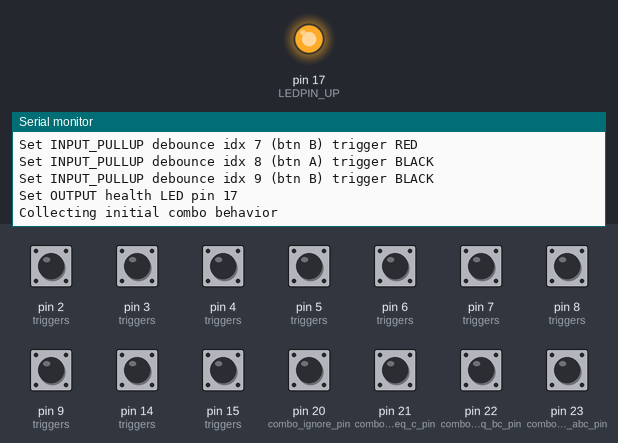
A sketch run on a simulated Arduino Mega 2560, built with avr-gcc and run on an emulated ATmega2560. On the bench: output pins drawn as LEDs (lit = HIGH), the last lines printed to the serial monitor. The inputs (shaded band) are chosen by the test bench; at power-on: pin 2 (triggers), pin 3 (triggers), pin 4 (triggers), pin 5 (triggers), pin 6 (triggers), pin 7 (triggers), pin 8 (triggers), pin 9 (triggers), pin 14 (triggers), pin 15 (triggers), pin 20 (combo_ignore_pin), pin 21 (combo_ab_eq_c_pin), pin 22 (combo_ab_eq_bc_pin), pin 23 (combo_ab_eq_abc_pin) HIGH. No radio packets arrive unless stated.

Above: at 1.2 s.
1.3 s: pin 2 (triggers) pulled LOW for 0.15 s
At 2.5 s:
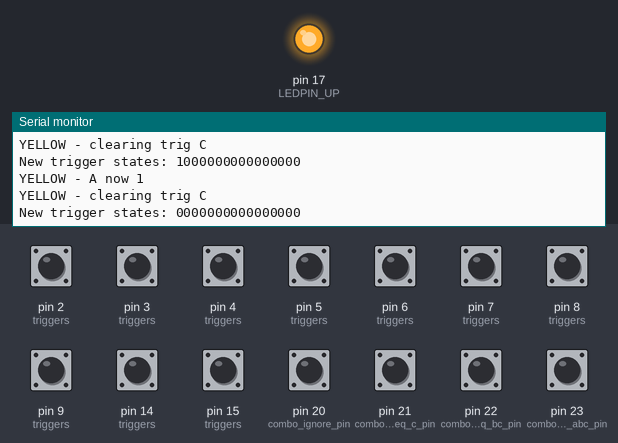
2.9 s: pin 3 (triggers) pulled LOW for 0.15 s
At 3.6 s:
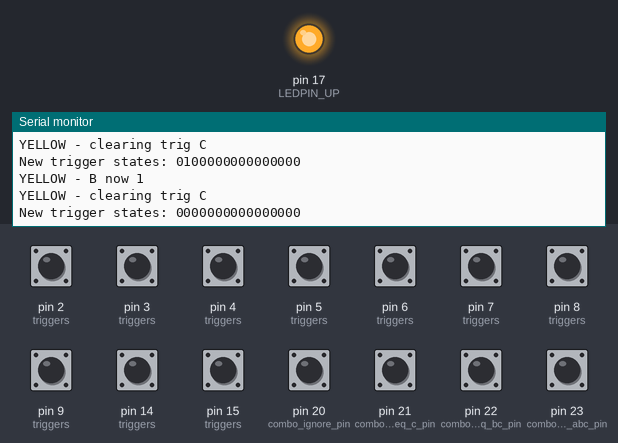
4.5 s: pin 4 (triggers) pulled LOW for 0.15 s
At 5.8 s:
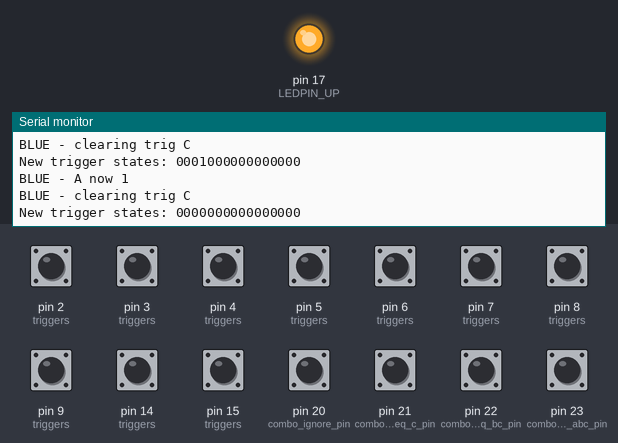
6.1 s: pin 5 (triggers) pulled LOW for 0.15 s
At 7.2 s:
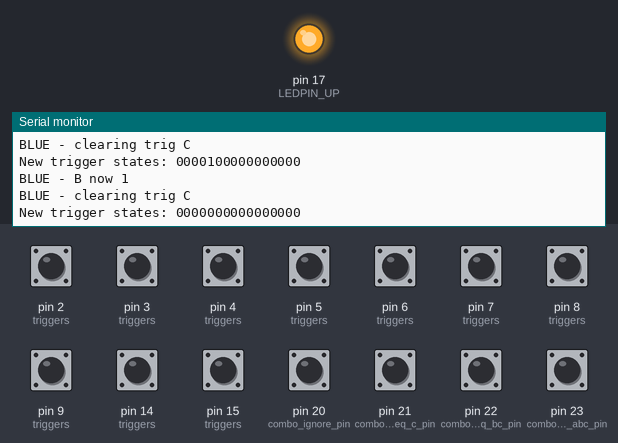
7.7 s: pin 6 (triggers) pulled LOW for 0.15 s
At 8.6 s:
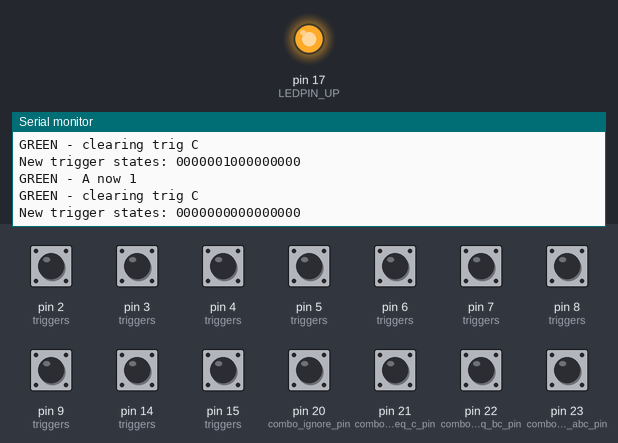
9.3 s: pin 7 (triggers) pulled LOW for 0.15 s
At 10.8 s:
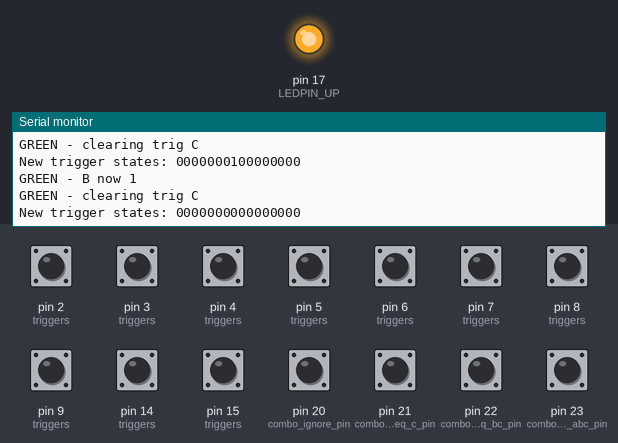

The sketch:

button_controller_nrf_2.ino
```cpp
/*
 *  Board settings:
 *  Teensy 4
 */

#include <SoftwareSerial.h>
#include <Bounce2.h>

// Power /OK LED
#define LEDPIN_UP 17

// radio
#include <SPI.h>
#include <nRF24L01.h>
#include <RF24.h>
RF24 radio(18, 19); // CE, CSN
const byte address[6] = "00001";

// transmission control
byte start_marker = 0x3C; // '<'
byte end_marker = 0x3E; // '>'
uint32_t transmission;

// button combination behavior switch
#define combo_ignore_pin 20
#define combo_ab_eq_c_pin 21
#define combo_ab_eq_bc_pin 22
#define combo_ab_eq_abc_pin 23
#define BEHAVIOR_COUNT 4
const uint8_t BEHAVIOR_SELECT_PINS[BEHAVIOR_COUNT] = {
  combo_ignore_pin,
  combo_ab_eq_c_pin,
  combo_ab_eq_bc_pin,
  combo_ab_eq_abc_pin
};
uint8_t current_behavior;

// trigger, identifier, & button pin map
struct fire_control {
  char name[10];
  uint8_t button_a_pin;
  uint8_t button_b_pin;
  uint8_t trigger_a_index;
  uint8_t trigger_b_index;
  uint8_t trigger_c_index;
} triggers[] = {
  {"YELLOW", 2, 3, 0, 1, 2},
  {"BLUE", 4, 5, 3, 4, 5},
  {"GREEN", 6, 7, 6, 7, 8},
  {"RED", 8, 9, 9, 10, 11},
  {"BLACK", 14, 15, 12, 13, 14}
};

// the single int sent over the air, in which each bit represents
// a single relay state on the recieving end
int trigger_states;
int previous_trigger_states;

// button state tracking
int button_a_index;
int button_b_index;
bool button_a_state;
bool button_b_state;
// bools to track if either button changed this iternation,
// becuase we can't check update() more than once
bool button_a_updated;
bool button_b_updated;

int control_count = sizeof(triggers)/sizeof(*triggers);
int button_count = 2*control_count;

// debounce lib
Bounce * buttons = new Bounce[button_count]; // fire control buttons
Bounce * behaviors = new Bounce[BEHAVIOR_COUNT]; // behavior select switch

void setPinModes() {

  Serial.println("Set pin modes:");

  int button_a_index;
  int button_b_index;

  for (uint8_t i = 0; i < control_count; i++) {
    button_a_index = i+i;
    button_b_index = i+i+1;
    Serial.print("Set INPUT_PULLUP debounce idx ");
    Serial.print(button_a_index);
    Serial.print(" (btn A) trigger ");
    Serial.println(triggers[i].name);
    buttons[button_a_index].attach(triggers[i].button_a_pin , INPUT_PULLUP);
    buttons[button_a_index].interval(25); // interval in ms
    Serial.print("Set INPUT_PULLUP debounce idx ");
    Serial.print(button_b_index);
    Serial.print(" (btn B) trigger ");
    Serial.println(triggers[i].name);
    buttons[button_b_index].attach(triggers[i].button_b_pin , INPUT_PULLUP);
    buttons[button_b_index].interval(25); // interval in ms
  }

  Serial.print("Set OUTPUT health LED pin ");
  Serial.println(LEDPIN_UP);
  pinMode(LEDPIN_UP, OUTPUT);

  for (uint8_t i = 0; i < BEHAVIOR_COUNT; i++) {
    behaviors[i].attach(BEHAVIOR_SELECT_PINS[i], INPUT_PULLUP);
    behaviors[i].interval(10); // interval in ms - not expecting much bounce here
  }

} // /setPinModes()

void collectButtonStates() {

  for (uint8_t i = 0; i < control_count; i++) { // each set of colors

    button_a_index = i+i;
    button_b_index = i+i+1;

    // poll button A
    if (buttons[button_a_index].update()) {
      button_a_updated = true;
      button_a_state = buttons[button_a_index].read();
      Serial.print(triggers[i].name);
      Serial.print(" - A now ");
      Serial.println(button_a_state);
      if (button_a_state == LOW) {
        // set trigger ON bit
        bitSet(trigger_states, triggers[i].trigger_a_index);
      } else if (button_a_state == HIGH) {
        // set triffer OFF bit
        bitClear(trigger_states, triggers[i].trigger_a_index);
      }
    } else {
      button_a_updated = false;
    }

    // poll button B
    if (buttons[button_b_index].update()) {
      button_b_updated = true;
      button_b_state = buttons[button_b_index].read();
      Serial.print(triggers[i].name);
      Serial.print(" - B now ");
      Serial.println(button_b_state);
      if (button_b_state == LOW) {
        // set trigger ON bit
        bitSet(trigger_states, triggers[i].trigger_b_index);
      } else if (button_b_state == HIGH) {
        // set triffer OFF bit
        bitClear(trigger_states, triggers[i].trigger_b_index);
      }
    } else {
      button_b_updated = false;
    }

    if (button_a_updated || button_b_updated) {
      //if (button_a_state == LOW && button_b_state == LOW) {
      if (
        bitRead(trigger_states, triggers[i].trigger_a_index) == 1 &&
        bitRead(trigger_states, triggers[i].trigger_b_index) == 1) {
        // translate combination according to switch setting
        switch (current_behavior) {
          case 0:
            Serial.print(triggers[i].name);
            Serial.println(" - not translating A+B combo");
            break;
          case 1:
            Serial.print(triggers[i].name);
            Serial.println(" - translating A+B combo to trig C");
            bitClear(trigger_states, triggers[i].trigger_a_index);
            bitClear(trigger_states, triggers[i].trigger_b_index);
            bitSet(trigger_states, triggers[i].trigger_c_index);
            break;
          case 2:
            Serial.print(triggers[i].name);
            Serial.println(" - translating A+B combo to trig B+C");
            bitClear(trigger_states, triggers[i].trigger_a_index);
            bitSet(trigger_states, triggers[i].trigger_c_index);
            break;
          case 3:
            // translate A + B to trigger A + B + C
            Serial.print(triggers[i].name);
            Serial.println(" - translating A+B combo to trig A+B+C");
            bitSet(trigger_states, triggers[i].trigger_c_index);
            break;
        }
      } else {
        // no combination - turn off trigger c
        Serial.print(triggers[i].name);
        Serial.println(" - clearing trig C");
        bitClear(trigger_states, triggers[i].trigger_c_index);
      }
    }
  }

} // /collectButtonStates()

void getComboBehavior() {
  bool was_updated = false;
  for (uint8_t i = 0; i < BEHAVIOR_COUNT; i++)  {
    if (behaviors[i].update() == true) {
      was_updated = true;
    }
  }
  if (was_updated == true) {
    Serial.println("UPDATED");
    for (uint8_t i = BEHAVIOR_COUNT - 1; i > 0; i--)  {
      if (behaviors[i].read() == LOW) {
        Serial.print("New behavior setting: ");
        Serial.println(i);
        current_behavior = i;
        return;
      }
    }
    Serial.println("New behavior setting: 0");
    current_behavior = 0;
  }
} // /getComboBehavior()

void test() {
  // send a test pattern forever
  Serial.println("Test mode");
  while (true) {
    for (uint8_t i=0; i<3; i++) {
      trigger_states=0;
      bitSet(trigger_states, i);
      for (uint8_t i = 0; i<16; i++) {
        Serial.print(bitRead(trigger_states, i));
      }
      Serial.println();
      transmission = (start_marker << 24) |
          (highByte(trigger_states) << 16) |
          (lowByte(trigger_states) << 8) |
          end_marker;
      radio.write(&transmission, sizeof(transmission));
      delay(500);
    }
  }
}

void setup() {

  // init serial for debug
  Serial.begin(115200);
  Serial.println("Serial up");

  setPinModes();
  // turn on status LED
  // (not much happens with this, but if the controller dies or isnt
  // getting enough power it obviously won't go on, which is helpful)
  digitalWrite(LEDPIN_UP, HIGH);

  // collect inital behavior state
  Serial.println("Collecting initial combo behavior");
  getComboBehavior();

  // init radio
  radio.begin();                  //Starting the Wireless communication
  //radio.setPayloadSize(4);
  radio.openWritingPipe(address); //Setting the address where we will send the data
  radio.setPALevel(RF24_PA_MAX); //You can set it as minimum or maximum depending on the distance between the transmitter and receiver.
  radio.setDataRate(RF24_250KBPS);
  radio.stopListening();

} // setup()

void loop() {

  //test();
  previous_trigger_states = trigger_states;
  getComboBehavior();
  collectButtonStates();

  // print trigger states to console on change
  if (trigger_states != previous_trigger_states) {
    Serial.print("New trigger states: ");
    for (uint8_t i = 0; i<16; i++) {
      Serial.print(bitRead(trigger_states, i));
    }
    Serial.println();
  }

  // send OTA even if no changes
  transmission = (start_marker << 24) |
                 (highByte(trigger_states) << 16) |
                 (lowByte(trigger_states) << 8) |
                 end_marker;
  radio.write(&transmission, sizeof(transmission));
  delay(5); //  remove this, just trying to rule out buffer filling

} // /loop()
```

Measured:
- after the input at 1.3 s, the serial monitor: prints a new line at once (image 1)
- after the input at 2.9 s, the serial monitor: prints a new line at once (image 2)
- after the input at 4.5 s, the serial monitor: prints a new line at once (image 3)
- after the input at 6.1 s, the serial monitor: prints a new line at once (image 4)
- after the input at 7.7 s, the serial monitor: prints a new line at once (image 5)
- after the input at 9.3 s, the serial monitor: prints a new line at once (image 6)
